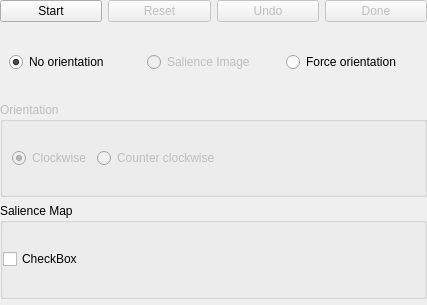
<?xml version="1.0" encoding="UTF-8"?>
<ui version="4.0">
 <class>LiveWire</class>
 <widget class="QWidget" name="LiveWire">
  <property name="geometry">
   <rect>
    <x>0</x>
    <y>0</y>
    <width>427</width>
    <height>305</height>
   </rect>
  </property>
  <property name="windowTitle">
   <string>Form</string>
  </property>
  <layout class="QVBoxLayout" name="verticalLayout">
   <property name="leftMargin">
    <number>0</number>
   </property>
   <property name="topMargin">
    <number>0</number>
   </property>
   <property name="rightMargin">
    <number>0</number>
   </property>
   <property name="bottomMargin">
    <number>6</number>
   </property>
   <item>
    <layout class="QVBoxLayout" name="verticalLayout_4">
     <item>
      <layout class="QHBoxLayout" name="horizontalLayout">
       <item>
        <widget class="QPushButton" name="pbStart">
         <property name="text">
          <string>Start</string>
         </property>
        </widget>
       </item>
       <item>
        <widget class="QPushButton" name="pbReset">
         <property name="enabled">
          <bool>false</bool>
         </property>
         <property name="text">
          <string>Reset</string>
         </property>
        </widget>
       </item>
       <item>
        <widget class="QPushButton" name="pbUndo">
         <property name="enabled">
          <bool>false</bool>
         </property>
         <property name="text">
          <string>Undo</string>
         </property>
        </widget>
       </item>
       <item>
        <widget class="QPushButton" name="pbDone">
         <property name="enabled">
          <bool>false</bool>
         </property>
         <property name="text">
          <string>Done</string>
         </property>
        </widget>
       </item>
      </layout>
     </item>
     <item>
      <widget class="QWidget" name="widgetOrientationMethod" native="true">
       <layout class="QHBoxLayout" name="horizontalLayout_2">
        <item>
         <widget class="QRadioButton" name="rbNoOrientaion">
          <property name="text">
           <string>No orientation</string>
          </property>
          <property name="checked">
           <bool>true</bool>
          </property>
         </widget>
        </item>
        <item>
         <widget class="QRadioButton" name="rbSalience">
          <property name="enabled">
           <bool>false</bool>
          </property>
          <property name="text">
           <string>Salience Image</string>
          </property>
         </widget>
        </item>
        <item>
         <widget class="QRadioButton" name="rbForce">
          <property name="text">
           <string>Force orientation</string>
          </property>
         </widget>
        </item>
       </layout>
      </widget>
     </item>
    </layout>
   </item>
   <item>
    <widget class="QGroupBox" name="gbOrientation">
     <property name="enabled">
      <bool>false</bool>
     </property>
     <property name="title">
      <string>Orientation</string>
     </property>
     <layout class="QVBoxLayout" name="verticalLayout_2">
      <item>
       <layout class="QHBoxLayout" name="horizontalLayout_3">
        <item>
         <widget class="QRadioButton" name="rbCounterClockwise">
          <property name="text">
           <string>Clockwise</string>
          </property>
          <property name="icon">
           <iconset resource="../../qresources.qrc">
            <normaloff>:/Images/icons/turn.svg</normaloff>:/Images/icons/turn.svg</iconset>
          </property>
          <property name="checked">
           <bool>true</bool>
          </property>
         </widget>
        </item>
        <item>
         <widget class="QRadioButton" name="rbClockwise">
          <property name="text">
           <string>Counter clockwise</string>
          </property>
          <property name="icon">
           <iconset theme="object-rotate-left">
            <normaloff>.</normaloff>.</iconset>
          </property>
         </widget>
        </item>
        <item>
         <spacer name="horizontalSpacer">
          <property name="orientation">
           <enum>Qt::Horizontal</enum>
          </property>
          <property name="sizeHint" stdset="0">
           <size>
            <width>40</width>
            <height>20</height>
           </size>
          </property>
         </spacer>
        </item>
       </layout>
      </item>
     </layout>
    </widget>
   </item>
   <item>
    <widget class="QGroupBox" name="gbSalienceMap">
     <property name="title">
      <string>Salience Map</string>
     </property>
     <layout class="QVBoxLayout" name="verticalLayout_3">
      <property name="leftMargin">
       <number>0</number>
      </property>
      <property name="topMargin">
       <number>0</number>
      </property>
      <property name="rightMargin">
       <number>0</number>
      </property>
      <property name="bottomMargin">
       <number>0</number>
      </property>
      <item>
       <widget class="QCheckBox" name="cbSalience">
        <property name="text">
         <string>CheckBox</string>
        </property>
       </widget>
      </item>
     </layout>
    </widget>
   </item>
  </layout>
 </widget>
 <resources>
  <include location="../../qresources.qrc"/>
 </resources>
 <connections/>
</ui>
